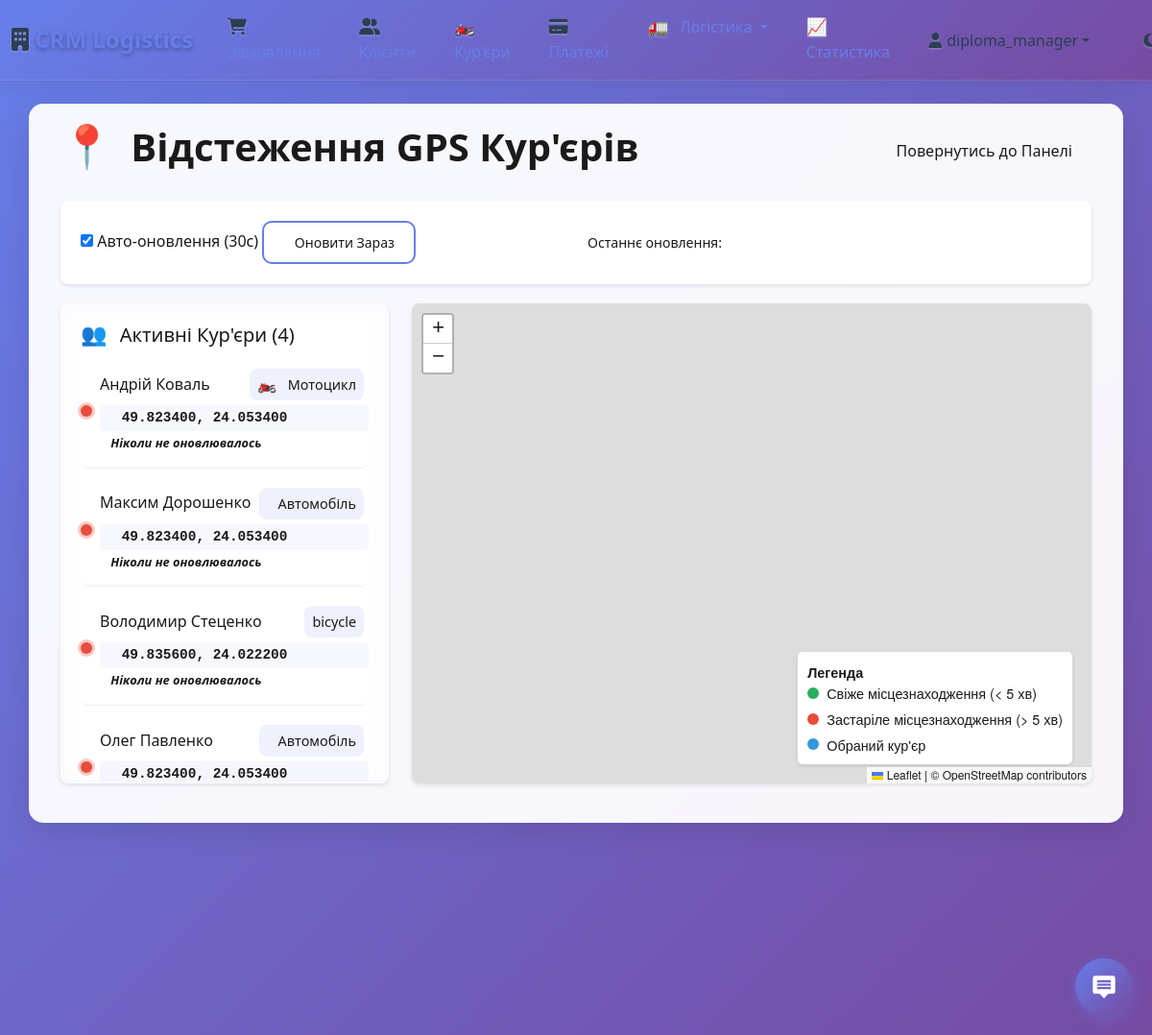
/logistics/tracking/ (signed in), run on the app's committed database.
### crm/models.py (models this page shows, shortened)
class Courier(models.Model):
    name = models.CharField(max_length=100)
    phone = models.CharField(max_length=20)
    email = models.EmailField(blank=True, null=True, help_text="Email курьера для уведомлений")
    available = models.BooleanField(default=True)
    vehicle_type = models.CharField(max_length=50, choices=[
        ('bike', 'Велосипед'),
        ('motorcycle', 'Мотоцикл'),
        ('car', 'Автомобіль'),
        ('van', 'Фургон')
    ], default='bike')
    current_latitude = models.FloatField(null=True, blank=True, help_text="Поточна широта")
    current_longitude = models.FloatField(null=True, blank=True, help_text="Поточна довгота")
    last_location_update = models.DateTimeField(null=True, blank=True)
    @property
    def is_location_fresh(self):
        if not self.last_location_update:
            return False
        return timezone.now() - self.last_location_update < timedelta(minutes=5)

### crm/views.py (the view)
# urls.py: path('logistics/tracking/', views.courier_tracking, name='courier_tracking'),
@login_required
@staff_member_required
def courier_tracking(request):
    active_couriers = Courier.objects.filter(
        available=True,
        current_latitude__isnull=False,
        current_longitude__isnull=False
    )
    tracking_data = []
    for courier in active_couriers:
        recent_locations = logistics_manager.gps_tracker.get_courier_location_history(
            courier.id, hours=2
        )
        tracking_data.append({
            'courier': {
                'id': courier.id,
                'name': courier.name,
                'vehicle_type': courier.vehicle_type,
                'phone': courier.phone,
                'current_latitude': courier.current_latitude,
                'current_longitude': courier.current_longitude,
                'is_location_fresh': courier.is_location_fresh,
                'last_update': courier.last_location_update.isoformat() if courier.last_location_update else None,
            },
            'recent_locations': recent_locations[:10],  # Last 10 locations
        })
    context = {
        'tracking_data': json.dumps(tracking_data),
        'active_couriers': active_couriers,
    }
    return render(request, 'crm/courier_tracking.html', context)

### crm/logistics.py (called while the page is built)
    @staticmethod
    def get_courier_location_history(courier_id: int, hours: int = 24) -> List[Dict]:
        try:
            courier = Courier.objects.get(id=courier_id)
            since = timezone.now() - timedelta(hours=hours)
            locations = CourierLocation.objects.filter(
                courier=courier,
                timestamp__gte=since
            ).order_by('-timestamp')
            return [
                {
                    'latitude': loc.latitude,
                    'longitude': loc.longitude,
                    'timestamp': loc.timestamp.isoformat(),
                    'speed': loc.speed,
                    'bearing': loc.bearing,
                    'accuracy': loc.accuracy
                }
                for loc in locations
            ]
        except Courier.DoesNotExist:
            return []

### crm/templates/crm/courier_tracking.html (shortened to what this page needs)
{% extends 'crm/base.html' %}
{% load static %}
{% block extra_css %}
<link rel="stylesheet" href="https://unpkg.com/leaflet@1.9.4/dist/leaflet.css" />
{% endblock %}
{% block content %}
<div class="container-fluid logistics-page">
    <div class="row">
        <div class="col-12">
            <div class="d-flex justify-content-between align-items-center mb-4">
                <h1><i class="fas fa-map-marker-alt"></i> Відстеження GPS Кур'єрів</h1>
                <a href="{% url 'logistics_dashboard' %}" class="btn btn-outline-secondary">
                     Повернутись до Панелі
                </a>
            </div>
        </div>
    </div>
    <div class="tracking-controls">
        <div class="row align-items-center">
            <div class="col-md-6">
                <div class="form-group mb-0">
                    <label for="autoRefresh" class="mr-3">
                        <input type="checkbox" id="autoRefresh" checked> Авто-оновлення (30с)
                    </label>
                    <button id="refreshBtn" class="btn btn-sm btn-outline-primary">
                         Оновити Зараз
                    </button>
                </div>
            </div>
            <div class="col-md-6 text-right">
                <small class="text-muted">
                    Останнє оновлення:
                </small>
            </div>
        </div>
    </div>
    <div class="row">
        <div class="col-md-4">
            <div class="courier-panel">
                <h5><i class="fas fa-users"></i> Активні Кур'єри ({{ active_couriers.count }})</h5>
                {% for courier in active_couriers %}
                <div class="courier-item" data-courier-id="{{ courier.id }}">
                    <div class="d-flex align-items-center">
                        <span class="courier-status {% if courier.is_location_fresh %}fresh{% else %}stale{% endif %}"></span>
                        <div class="flex-grow-1">
                            <div class="d-flex justify-content-between align-items-center">
                                <strong>{{ courier.name }}</strong>
                                <span class="vehicle-icon">
                                    {% if courier.vehicle_type == 'bike' %}
                                        <i class="fas fa-bicycle"></i>
                                    {% elif courier.vehicle_type == 'motorcycle' %}
                                        <i class="fas fa-motorcycle"></i>
                                    {% elif courier.vehicle_type == 'car' %}
                                        <i class="fas fa-car"></i>
                                    {% elif courier.vehicle_type == 'van' %}
                                        <i class="fas fa-truck"></i>
                                    {% endif %}
                                    {{ courier.get_vehicle_type_display }}
                                </span>
                            </div>
                            <div class="location-info">
                                {% if courier.current_latitude and courier.current_longitude %}
                                    {{ courier.current_latitude|floatformat:6 }}, {{ courier.current_longitude|floatformat:6 }}
                                {% else %}
                                    <i class="fas fa-question-circle"></i> Місцезнаходження невідоме
                                {% endif %}
                            </div>
                            <div class="last-update">
                                {% if courier.last_location_update %}
                                    <i class="fas fa-clock"></i> {{ courier.last_location_update|timesince }} тому
                                {% else %}
                                     Ніколи не оновлювалось
                                {% endif %}
                            </div>
                        </div>
                    </div>
                </div>
                {% empty %}
                <div class="text-center text-muted py-4">
                    <i class="fas fa-user-slash fa-2x mb-2"></i>
                    <p>Немає активних кур'єрів з GPS даними</p>
                </div>
                {% endfor %}
            </div>
        </div>
        <div class="col-md-8">
            <div id="trackingMap" style="position: relative;">
                <div class="legend">
                    <strong>Легенда</strong>
                    <div class="legend-item">
                        <div class="legend-color" style="background-color: #27ae60;"></div>
                        Свіже місцезнаходження (< 5 хв)
                    </div>
                    <div class="legend-item">
                        <div class="legend-color" style="background-color: #e74c3c;"></div>
                        Застаріле місцезнаходження (> 5 хв)
                    </div>
                    <div class="legend-item">
                        <div class="legend-color" style="background-color: #3498db;"></div>
                        Обраний кур'єр
                    </div>
                </div>
            </div>
        </div>
    </div>
</div>
{% endblock %}

### crm/templates/crm/base.html (shortened to what this page needs)
{% load static %}
<!DOCTYPE html>
<html lang="uk">
<head>
    <link href="https://cdn.jsdelivr.net/npm/bootstrap@5.3.0/dist/css/bootstrap.min.css" rel="stylesheet">
    <link rel="stylesheet" href="https://cdnjs.cloudflare.com/ajax/libs/font-awesome/6.4.0/css/all.min.css">
    <link rel="stylesheet" href="https://use.fontawesome.com/releases/v6.4.0/css/all.css">
    <link rel="stylesheet" href="https://cdnjs.cloudflare.com/ajax/libs/font-awesome/6.4.0/css/all.css">
            <link rel="stylesheet" href="{% static 'crm/css/base.css' %}?v=2024090305">
    {% block extra_css %}{% endblock %}
</head>
<body class="light-theme">
<nav class="navbar navbar-expand-lg navbar-dark mb-4">
  <div class="container-fluid">
    <a class="navbar-brand" href="/">
      <i class="fas fa-building"></i> CRM Logistics
    </a>
    <div class="collapse navbar-collapse" id="navbarNav">
      <ul class="navbar-nav me-auto">
        <li class="nav-item">
          <a class="nav-link" href="{% url 'orders_list' %}">
            <i class="fas fa-shopping-cart"></i> Замовлення
          </a>
        </li>
        <li class="nav-item">
          <a class="nav-link" href="{% url 'clients_list' %}">
            <i class="fas fa-users"></i> Клієнти
          </a>
        </li>
        <li class="nav-item">
          <a class="nav-link" href="{% url 'couriers_list' %}">
            <i class="fas fa-motorcycle"></i> Кур'єри
          </a>
        </li>
        <li class="nav-item">
          <a class="nav-link" href="{% url 'payments_list' %}">
            <i class="fas fa-credit-card"></i> Платежі
          </a>
        </li>
        <li class="nav-item dropdown">
          <a class="nav-link dropdown-toggle" href="#" id="logisticsDropdown" role="button" data-bs-toggle="dropdown" aria-expanded="false">
            <i class="fas fa-route"></i> Логістика
          </a>
        </li>
        <li class="nav-item">
          <a class="nav-link" href="{% url 'dashboard' %}">
            <i class="fas fa-chart-line"></i> Статистика
          </a>
        </li>
      </ul>
      <div class="d-flex ms-auto align-items-center">
        {% if user.is_authenticated %}
          <div class="dropdown">
            <button class="btn btn-outline-light dropdown-toggle d-flex align-items-center" type="button" id="userDropdown" data-bs-toggle="dropdown" aria-expanded="false">
              <i class="fas fa-user-circle me-2"></i>
              {{ user.username }}
            </button>
          </div>
        {% else %}
          <a class="btn btn-warning fw-bold" href="{% url 'login' %}">Увійти</a>
        {% endif %}
        <button id="themeToggle" class="btn btn-outline-light ms-3" title="Змінити тему">
          <i class="fas fa-moon" id="themeIcon"></i>
        </button>
      </div>
    </div>
  </div>
</nav>
<div class="container">
    {% block content %}{% endblock %}
</div>
{% include 'crm/support_widget.html' %}
</body>
</html>

### crm/templates/crm/courier_tracking.html (style rules this page uses)
#trackingMap { height: 500px; border-radius: 8px; box-shadow: 0 2px 4px rgba(0,0,0,0.1); }
.courier-panel { border-radius: 8px; padding: 20px; margin-bottom: 20px; box-shadow: 0 2px 4px rgba(0,0,0,0.1); max-height: 500px; overflow-y: auto; }
.courier-item { border-bottom: 1px solid #eee; padding: 15px 0; cursor: pointer; transition: background-color 0.2s; }
.courier-item:last-child { border-bottom: none; }
.courier-status { display: inline-block; width: 12px; height: 12px; border-radius: 50%; margin-right: 8px; }
.courier-status.stale { background-color: #e74c3c; box-shadow: 0 0 0 3px rgba(231, 76, 60, 0.3); }
.vehicle-icon { margin-right: 5px; color: #7f8c8d; }
.location-info { font-size: 0.9rem; color: #7f8c8d; margin-top: 5px; }
.last-update { font-size: 0.8rem; color: #bdc3c7; }
.tracking-controls { background: white; border-radius: 8px; padding: 20px; margin-bottom: 20px; box-shadow: 0 2px 4px rgba(0,0,0,0.1); }
.legend { background: white; border-radius: 5px; padding: 10px; box-shadow: 0 2px 4px rgba(0,0,0,0.1); position: absolute; bottom: 20px; right: 20px; z-index: 1000; font-size: 0.9rem; }
.legend-item { display: flex; align-items: center; margin-bottom: 5px; }
.legend-item:last-child { margin-bottom: 0; }
.legend-color { width: 12px; height: 12px; border-radius: 50%; margin-right: 8px; }

### data on the page
Courier: name "Андрій Коваль", vehicle_type "Мотоцикл", current_latitude "49.823400", current_longitude "24.053400", shows "Ніколи не оновлювалось"
Courier: name "Максим Дорошенко", vehicle_type "Автомобіль", current_latitude "49.823400", current_longitude "24.053400", shows "Ніколи не оновлювалось"
Courier: name "Володимир Стеценко", vehicle_type "bicycle", current_latitude "49.835600", current_longitude "24.022200", shows "Ніколи не оновлювалось"
Courier: name "Олег Павленко", vehicle_type "Автомобіль", current_latitude "49.823400", current_longitude "24.053400"

### other printed values
{{ user.username }} "diploma_manager"
{{ active_couriers.count }} "4"
